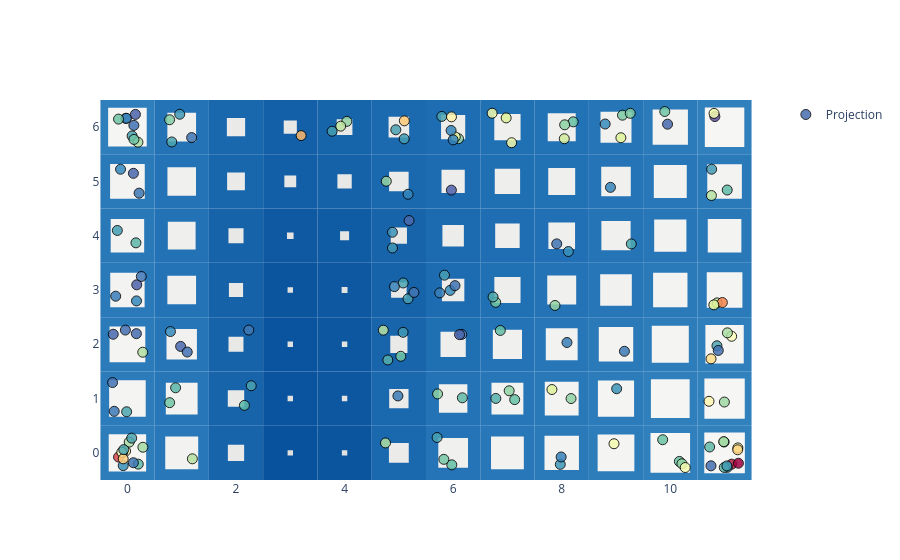

Notebook code for this chart:
### Code cell
basin.pond(style_name="iceflock") \
    .pad_layer() \
    .attraction_layer(X_scaled, jitter_amount=.3, marker=dict(opacity=.85, size=10, color=X_scaled_QE, colorscale="Spectral_r", line=dict(width=1, color="black"))) \
    .visualize();

### Figure 1 — Plotly figure (JSON) as saved in the notebook; plotly's stock layout.template omitted (floating-point values rounded to 4 significant figures; data arrays with more than 128 entries replaced by an {"elided": "..."} marker saying what was removed)
{"data": [{"marker": {"color": {"elided": "150 float values"}, "colorscale": [[0.0, "rgb(94,79,162)"], [0.1, "rgb(50,136,189)"], [0.2, "rgb(102,194,165)"], [0.3, "rgb(171,221,164)"], [0.4, "rgb(230,245,152)"], [0.5, "rgb(255,255,191)"], [0.6, "rgb(254,224,139)"], [0.7, "rgb(253,174,97)"], [0.8, "rgb(244,109,67)"], [0.9, "rgb(213,62,79)"], [1.0, "rgb(158,1,66)"]], "line": {"color": "black", "width": 1}, "opacity": 0.85, "size": 10, "symbol": "circle"}, "mode": "markers", "name": "Projection", "x": {"elided": "150 float values"}, "y": {"elided": "150 float values"}, "type": "scatter"}], "layout": {"shapes": [{"fillcolor": "rgb(45, 125, 187)", "layer": "between", "line": {"width": 0}, "type": "rect", "x0": -0.5, "x1": 0.5, "xref": "x", "y0": -0.5, "y1": 0.5, "yref": "y"}, {"fillcolor": "rgb(40, 120, 185)", "layer": "between", "line": {"width": 0}, "type": "rect", "x0": 0.5, "x1": 1.5, "xref": "x", "y0": -0.5, "y1": 0.5, "yref": "y"}, {"fillcolor": "rgb(23, 100, 171)", "layer": "between", "line": {"width": 0}, "type": "rect", "x0": 1.5, "x1": 2.5, "xref": "x", "y0": -0.5, "y1": 0.5, "yref": "y"}, {"fillcolor": "rgb(8, 81, 156)", "layer": "between", "line": {"width": 0}, "type": "rect", "x0": 2.5, "x1": 3.5, "xref": "x", "y0": -0.5, "y1": 0.5, "yref": "y"}, {"fillcolor": "rgb(11, 85, 159)", "layer": "between", "line": {"width": 0}, "type": "rect", "x0": 3.5, "x1": 4.5, "xref": "x", "y0": -0.5, "y1": 0.5, "yref": "y"}, {"fillcolor": "rgb(26, 104, 174)", "layer": "between", "line": {"width": 0}, "type": "rect", "x0": 4.5, "x1": 5.5, "xref": "x", "y0": -0.5, "y1": 0.5, "yref": "y"}, {"fillcolor": "rgb(36, 116, 183)", "layer": "between", "line": {"width": 0}, "type": "rect", "x0": 5.5, "x1": 6.5, "xref": "x", "y0": -0.5, "y1": 0.5, "yref": "y"}, {"fillcolor": "rgb(40, 120, 185)", "layer": "between", "line": {"width": 0}, "type": "rect", "x0": 6.5, "x1": 7.5, "xref": "x", "y0": -0.5, "y1": 0.5, "yref": "y"}, {"fillcolor": "rgb(42, 122, 186)", "layer": "between", "line": {"width": 0}, "type": "rect", "x0": 7.5, "x1": 8.5, "xref": "x", "y0": -0.5, "y1": 0.5, "yref": "y"}, {"fillcolor": "rgb(45, 125, 187)", "layer": "between", "line": {"width": 0}, "type": "rect", "x0": 8.5, "x1": 9.5, "xref": "x", "y0": -0.5, "y1": 0.5, "yref": "y"}, {"fillcolor": "rgb(48, 128, 189)", "layer": "between", "line": {"width": 0}, "type": "rect", "x0": 9.5, "x1": 10.5, "xref": "x", "y0": -0.5, "y1": 0.5, "yref": "y"}, {"fillcolor": "rgb(49, 129, 189)", "layer": "between", "line": {"width": 0}, "type": "rect", "x0": 10.5, "x1": 11.5, "xref": "x", "y0": -0.5, "y1": 0.5, "yref": "y"}, {"fillcolor": "rgb(44, 124, 187)", "layer": "between", "line": {"width": 0}, "type": "rect", "x0": -0.5, "x1": 0.5, "xref": "x", "y0": 0.5, "y1": 1.5, "yref": "y"}, {"fillcolor": "rgb(39, 119, 184)", "layer": "between", "line": {"width": 0}, "type": "rect", "x0": 0.5, "x1": 1.5, "xref": "x", "y0": 0.5, "y1": 1.5, "yref": "y"}, {"fillcolor": "rgb(23, 100, 171)", "layer": "between", "line": {"width": 0}, "type": "rect", "x0": 1.5, "x1": 2.5, "xref": "x", "y0": 0.5, "y1": 1.5, "yref": "y"}, {"fillcolor": "rgb(10, 83, 158)", "layer": "between", "line": {"width": 0}, "type": "rect", "x0": 2.5, "x1": 3.5, "xref": "x", "y0": 0.5, "y1": 1.5, "yref": "y"}, {"fillcolor": "rgb(13, 87, 161)", "layer": "between", "line": {"width": 0}, "type": "rect", "x0": 3.5, "x1": 4.5, "xref": "x", "y0": 0.5, "y1": 1.5, "yref": "y"}, {"fillcolor": "rgb(26, 104, 174)", "layer": "between", "line": {"width": 0}, "type": "rect", "x0": 4.5, "x1": 5.5, "xref": "x", "y0": 0.5, "y1": 1.5, "yref": "y"}, {"fillcolor": "rgb(35, 115, 182)", "layer": "between", "line": {"width": 0}, "type": "rect", "x0": 5.5, "x1": 6.5, "xref": "x", "y0": 0.5, "y1": 1.5, "yref": "y"}, {"fillcolor": "rgb(39, 119, 184)", "layer": "between", "line": {"width": 0}, "type": "rect", "x0": 6.5, "x1": 7.5, "xref": "x", "y0": 0.5, "y1": 1.5, "yref": "y"}, {"fillcolor": "rgb(41, 121, 185)", "layer": "between", "line": {"width": 0}, "type": "rect", "x0": 7.5, "x1": 8.5, "xref": "x", "y0": 0.5, "y1": 1.5, "yref": "y"}, {"fillcolor": "rgb(44, 124, 187)", "layer": "between", "line": {"width": 0}, "type": "rect", "x0": 8.5, "x1": 9.5, "xref": "x", "y0": 0.5, "y1": 1.5, "yref": "y"}, {"fillcolor": "rgb(47, 127, 188)", "layer": "between", "line": {"width": 0}, "type": "rect", "x0": 9.5, "x1": 10.5, "xref": "x", "y0": 0.5, "y1": 1.5, "yref": "y"}, {"fillcolor": "rgb(49, 129, 189)", "layer": "between", "line": {"width": 0}, "type": "rect", "x0": 10.5, "x1": 11.5, "xref": "x", "y0": 0.5, "y1": 1.5, "yref": "y"}, {"fillcolor": "rgb(43, 123, 186)", "layer": "between", "line": {"width": 0}, "type": "rect", "x0": -0.5, "x1": 0.5, "xref": "x", "y0": 1.5, "y1": 2.5, "yref": "y"}, {"fillcolor": "rgb(37, 117, 183)", "layer": "between", "line": {"width": 0}, "type": "rect", "x0": 0.5, "x1": 1.5, "xref": "x", "y0": 1.5, "y1": 2.5, "yref": "y"}, {"fillcolor": "rgb(22, 99, 170)", "layer": "between", "line": {"width": 0}, "type": "rect", "x0": 1.5, "x1": 2.5, "xref": "x", "y0": 1.5, "y1": 2.5, "yref": "y"}, {"fillcolor": "rgb(10, 83, 158)", "layer": "between", "line": {"width": 0}, "type": "rect", "x0": 2.5, "x1": 3.5, "xref": "x", "y0": 1.5, "y1": 2.5, "yref": "y"}, {"fillcolor": "rgb(13, 87, 161)", "layer": "between", "line": {"width": 0}, "type": "rect", "x0": 3.5, "x1": 4.5, "xref": "x", "y0": 1.5, "y1": 2.5, "yref": "y"}, {"fillcolor": "rgb(24, 101, 172)", "layer": "between", "line": {"width": 0}, "type": "rect", "x0": 4.5, "x1": 5.5, "xref": "x", "y0": 1.5, "y1": 2.5, "yref": "y"}, {"fillcolor": "rgb(31, 111, 179)", "layer": "between", "line": {"width": 0}, "type": "rect", "x0": 5.5, "x1": 6.5, "xref": "x", "y0": 1.5, "y1": 2.5, "yref": "y"}, {"fillcolor": "rgb(35, 115, 182)", "layer": "between", "line": {"width": 0}, "type": "rect", "x0": 6.5, "x1": 7.5, "xref": "x", "y0": 1.5, "y1": 2.5, "yref": "y"}, {"fillcolor": "rgb(39, 119, 184)", "layer": "between", "line": {"width": 0}, "type": "rect", "x0": 7.5, "x1": 8.5, "xref": "x", "y0": 1.5, "y1": 2.5, "yref": "y"}, {"fillcolor": "rgb(42, 122, 186)", "layer": "between", "line": {"width": 0}, "type": "rect", "x0": 8.5, "x1": 9.5, "xref": "x", "y0": 1.5, "y1": 2.5, "yref": "y"}, {"fillcolor": "rgb(45, 125, 187)", "layer": "between", "line": {"width": 0}, "type": "rect", "x0": 9.5, "x1": 10.5, "xref": "x", "y0": 1.5, "y1": 2.5, "yref": "y"}, {"fillcolor": "rgb(47, 127, 188)", "layer": "between", "line": {"width": 0}, "type": "rect", "x0": 10.5, "x1": 11.5, "xref": "x", "y0": 1.5, "y1": 2.5, "yref": "y"}, {"fillcolor": "rgb(42, 122, 186)", "layer": "between", "line": {"width": 0}, "type": "rect", "x0": -0.5, "x1": 0.5, "xref": "x", "y0": 2.5, "y1": 3.5, "yref": "y"}, {"fillcolor": "rgb(35, 115, 182)", "layer": "between", "line": {"width": 0}, "type": "rect", "x0": 0.5, "x1": 1.5, "xref": "x", "y0": 2.5, "y1": 3.5, "yref": "y"}, {"fillcolor": "rgb(21, 98, 169)", "layer": "between", "line": {"width": 0}, "type": "rect", "x0": 1.5, "x1": 2.5, "xref": "x", "y0": 2.5, "y1": 3.5, "yref": "y"}, {"fillcolor": "rgb(11, 85, 159)", "layer": "between", "line": {"width": 0}, "type": "rect", "x0": 2.5, "x1": 3.5, "xref": "x", "y0": 2.5, "y1": 3.5, "yref": "y"}, {"fillcolor": "rgb(13, 88, 161)", "layer": "between", "line": {"width": 0}, "type": "rect", "x0": 3.5, "x1": 4.5, "xref": "x", "y0": 2.5, "y1": 3.5, "yref": "y"}, {"fillcolor": "rgb(22, 99, 170)", "layer": "between", "line": {"width": 0}, "type": "rect", "x0": 4.5, "x1": 5.5, "xref": "x", "y0": 2.5, "y1": 3.5, "yref": "y"}, {"fillcolor": "rgb(29, 107, 177)", "layer": "between", "line": {"width": 0}, "type": "rect", "x0": 5.5, "x1": 6.5, "xref": "x", "y0": 2.5, "y1": 3.5, "yref": "y"}, {"fillcolor": "rgb(32, 112, 180)", "layer": "between", "line": {"width": 0}, "type": "rect", "x0": 6.5, "x1": 7.5, "xref": "x", "y0": 2.5, "y1": 3.5, "yref": "y"}, {"fillcolor": "rgb(35, 115, 182)", "layer": "between", "line": {"width": 0}, "type": "rect", "x0": 7.5, "x1": 8.5, "xref": "x", "y0": 2.5, "y1": 3.5, "yref": "y"}, {"fillcolor": "rgb(38, 118, 184)", "layer": "between", "line": {"width": 0}, "type": "rect", "x0": 8.5, "x1": 9.5, "xref": "x", "y0": 2.5, "y1": 3.5, "yref": "y"}, {"fillcolor": "rgb(42, 122, 186)", "layer": "between", "line": {"width": 0}, "type": "rect", "x0": 9.5, "x1": 10.5, "xref": "x", "y0": 2.5, "y1": 3.5, "yref": "y"}, {"fillcolor": "rgb(43, 123, 186)", "layer": "between", "line": {"width": 0}, "type": "rect", "x0": 10.5, "x1": 11.5, "xref": "x", "y0": 2.5, "y1": 3.5, "yref": "y"}, {"fillcolor": "rgb(41, 121, 185)", "layer": "between", "line": {"width": 0}, "type": "rect", "x0": -0.5, "x1": 0.5, "xref": "x", "y0": 3.5, "y1": 4.5, "yref": "y"}, {"fillcolor": "rgb(34, 114, 181)", "layer": "between", "line": {"width": 0}, "type": "rect", "x0": 0.5, "x1": 1.5, "xref": "x", "y0": 3.5, "y1": 4.5, "yref": "y"}, {"fillcolor": "rgb(22, 99, 170)", "layer": "between", "line": {"width": 0}, "type": "rect", "x0": 1.5, "x1": 2.5, "xref": "x", "y0": 3.5, "y1": 4.5, "yref": "y"}, {"fillcolor": "rgb(14, 89, 162)", "layer": "between", "line": {"width": 0}, "type": "rect", "x0": 2.5, "x1": 3.5, "xref": "x", "y0": 3.5, "y1": 4.5, "yref": "y"}, {"fillcolor": "rgb(16, 92, 164)", "layer": "between", "line": {"width": 0}, "type": "rect", "x0": 3.5, "x1": 4.5, "xref": "x", "y0": 3.5, "y1": 4.5, "yref": "y"}, {"fillcolor": "rgb(23, 100, 171)", "layer": "between", "line": {"width": 0}, "type": "rect", "x0": 4.5, "x1": 5.5, "xref": "x", "y0": 3.5, "y1": 4.5, "yref": "y"}, {"fillcolor": "rgb(28, 106, 176)", "layer": "between", "line": {"width": 0}, "type": "rect", "x0": 5.5, "x1": 6.5, "xref": "x", "y0": 3.5, "y1": 4.5, "yref": "y"}, {"fillcolor": "rgb(31, 110, 179)", "layer": "between", "line": {"width": 0}, "type": "rect", "x0": 6.5, "x1": 7.5, "xref": "x", "y0": 3.5, "y1": 4.5, "yref": "y"}, {"fillcolor": "rgb(33, 112, 181)", "layer": "between", "line": {"width": 0}, "type": "rect", "x0": 7.5, "x1": 8.5, "xref": "x", "y0": 3.5, "y1": 4.5, "yref": "y"}, {"fillcolor": "rgb(36, 116, 182)", "layer": "between", "line": {"width": 0}, "type": "rect", "x0": 8.5, "x1": 9.5, "xref": "x", "y0": 3.5, "y1": 4.5, "yref": "y"}, {"fillcolor": "rgb(39, 119, 184)", "layer": "between", "line": {"width": 0}, "type": "rect", "x0": 9.5, "x1": 10.5, "xref": "x", "y0": 3.5, "y1": 4.5, "yref": "y"}, {"fillcolor": "rgb(41, 121, 185)", "layer": "between", "line": {"width": 0}, "type": "rect", "x0": 10.5, "x1": 11.5, "xref": "x", "y0": 3.5, "y1": 4.5, "yref": "y"}, {"fillcolor": "rgb(42, 122, 186)", "layer": "between", "line": {"width": 0}, "type": "rect", "x0": -0.5, "x1": 0.5, "xref": "x", "y0": 4.5, "y1": 5.5, "yref": "y"}, {"fillcolor": "rgb(35, 115, 182)", "layer": "between", "line": {"width": 0}, "type": "rect", "x0": 0.5, "x1": 1.5, "xref": "x", "y0": 4.5, "y1": 5.5, "yref": "y"}, {"fillcolor": "rgb(24, 102, 172)", "layer": "between", "line": {"width": 0}, "type": "rect", "x0": 1.5, "x1": 2.5, "xref": "x", "y0": 4.5, "y1": 5.5, "yref": "y"}, {"fillcolor": "rgb(19, 95, 167)", "layer": "between", "line": {"width": 0}, "type": "rect", "x0": 2.5, "x1": 3.5, "xref": "x", "y0": 4.5, "y1": 5.5, "yref": "y"}, {"fillcolor": "rgb(21, 98, 169)", "layer": "between", "line": {"width": 0}, "type": "rect", "x0": 3.5, "x1": 4.5, "xref": "x", "y0": 4.5, "y1": 5.5, "yref": "y"}, {"fillcolor": "rgb(26, 104, 174)", "layer": "between", "line": {"width": 0}, "type": "rect", "x0": 4.5, "x1": 5.5, "xref": "x", "y0": 4.5, "y1": 5.5, "yref": "y"}, {"fillcolor": "rgb(29, 108, 177)", "layer": "between", "line": {"width": 0}, "type": "rect", "x0": 5.5, "x1": 6.5, "xref": "x", "y0": 4.5, "y1": 5.5, "yref": "y"}, {"fillcolor": "rgb(31, 111, 179)", "layer": "between", "line": {"width": 0}, "type": "rect", "x0": 6.5, "x1": 7.5, "xref": "x", "y0": 4.5, "y1": 5.5, "yref": "y"}, {"fillcolor": "rgb(33, 113, 181)", "layer": "between", "line": {"width": 0}, "type": "rect", "x0": 7.5, "x1": 8.5, "xref": "x", "y0": 4.5, "y1": 5.5, "yref": "y"}, {"fillcolor": "rgb(36, 116, 183)", "layer": "between", "line": {"width": 0}, "type": "rect", "x0": 8.5, "x1": 9.5, "xref": "x", "y0": 4.5, "y1": 5.5, "yref": "y"}, {"fillcolor": "rgb(40, 120, 185)", "layer": "between", "line": {"width": 0}, "type": "rect", "x0": 9.5, "x1": 10.5, "xref": "x", "y0": 4.5, "y1": 5.5, "yref": "y"}, {"fillcolor": "rgb(42, 122, 186)", "layer": "between", "line": {"width": 0}, "type": "rect", "x0": 10.5, "x1": 11.5, "xref": "x", "y0": 4.5, "y1": 5.5, "yref": "y"}, {"fillcolor": "rgb(47, 127, 188)", "layer": "between", "line": {"width": 0}, "type": "rect", "x0": -0.5, "x1": 0.5, "xref": "x", "y0": 5.5, "y1": 6.5, "yref": "y"}, {"fillcolor": "rgb(35, 115, 182)", "layer": "between", "line": {"width": 0}, "type": "rect", "x0": 0.5, "x1": 1.5, "xref": "x", "y0": 5.5, "y1": 6.5, "yref": "y"}, {"fillcolor": "rgb(25, 103, 173)", "layer": "between", "line": {"width": 0}, "type": "rect", "x0": 1.5, "x1": 2.5, "xref": "x", "y0": 5.5, "y1": 6.5, "yref": "y"}, {"fillcolor": "rgb(20, 96, 168)", "layer": "between", "line": {"width": 0}, "type": "rect", "x0": 2.5, "x1": 3.5, "xref": "x", "y0": 5.5, "y1": 6.5, "yref": "y"}, {"fillcolor": "rgb(22, 100, 170)", "layer": "between", "line": {"width": 0}, "type": "rect", "x0": 3.5, "x1": 4.5, "xref": "x", "y0": 5.5, "y1": 6.5, "yref": "y"}, {"fillcolor": "rgb(27, 105, 175)", "layer": "between", "line": {"width": 0}, "type": "rect", "x0": 4.5, "x1": 5.5, "xref": "x", "y0": 5.5, "y1": 6.5, "yref": "y"}, {"fillcolor": "rgb(30, 109, 178)", "layer": "between", "line": {"width": 0}, "type": "rect", "x0": 5.5, "x1": 6.5, "xref": "x", "y0": 5.5, "y1": 6.5, "yref": "y"}, {"fillcolor": "rgb(32, 112, 180)", "layer": "between", "line": {"width": 0}, "type": "rect", "x0": 6.5, "x1": 7.5, "xref": "x", "y0": 5.5, "y1": 6.5, "yref": "y"}, {"fillcolor": "rgb(34, 114, 182)", "layer": "between", "line": {"width": 0}, "type": "rect", "x0": 7.5, "x1": 8.5, "xref": "x", "y0": 5.5, "y1": 6.5, "yref": "y"}, {"fillcolor": "rgb(38, 118, 183)", "layer": "between", "line": {"width": 0}, "type": "rect", "x0": 8.5, "x1": 9.5, "xref": "x", "y0": 5.5, "y1": 6.5, "yref": "y"}, {"fillcolor": "rgb(43, 123, 186)", "layer": "between", "line": {"width": 0}, "type": "rect", "x0": 9.5, "x1": 10.5, "xref": "x", "y0": 5.5, "y1": 6.5, "yref": "y"}, {"fillcolor": "rgb(48, 128, 189)", "layer": "between", "line": {"width": 0}, "type": "rect", "x0": 10.5, "x1": 11.5, "xref": "x", "y0": 5.5, "y1": 6.5, "yref": "y"}, {"fillcolor": "rgb(245, 245, 244)", "layer": "between", "line": {"width": 0}, "type": "rect", "x0": -0.3445, "x1": 0.3445, "xref": "x", "y0": -0.3445, "y1": 0.3445, "yref": "y"}, {"fillcolor": "rgb(242, 242, 241)", "layer": "between", "line": {"width": 0}, "type": "rect", "x0": 0.6966, "x1": 1.303, "xref": "x", "y0": -0.3034, "y1": 0.3034, "yref": "y"}, {"fillcolor": "rgb(233, 233, 232)", "layer": "between", "line": {"width": 0}, "type": "rect", "x0": 1.85, "x1": 2.15, "xref": "x", "y0": -0.15, "y1": 0.15, "yref": "y"}, {"fillcolor": "rgb(224, 224, 223)", "layer": "between", "line": {"width": 0}, "type": "rect", "x0": 2.95, "x1": 3.05, "xref": "x", "y0": -0.05, "y1": 0.05, "yref": "y"}, {"fillcolor": "rgb(226, 226, 225)", "layer": "between", "line": {"width": 0}, "type": "rect", "x0": 3.95, "x1": 4.05, "xref": "x", "y0": -0.05, "y1": 0.05, "yref": "y"}, {"fillcolor": "rgb(235, 235, 234)", "layer": "between", "line": {"width": 0}, "type": "rect", "x0": 4.817, "x1": 5.183, "xref": "x", "y0": -0.1827, "y1": 0.1827, "yref": "y"}, {"fillcolor": "rgb(240, 240, 239)", "layer": "between", "line": {"width": 0}, "type": "rect", "x0": 5.726, "x1": 6.274, "xref": "x", "y0": -0.2735, "y1": 0.2735, "yref": "y"}, {"fillcolor": "rgb(242, 242, 241)", "layer": "between", "line": {"width": 0}, "type": "rect", "x0": 6.698, "x1": 7.302, "xref": "x", "y0": -0.3021, "y1": 0.3021, "yref": "y"}, {"fillcolor": "rgb(243, 243, 242)", "layer": "between", "line": {"width": 0}, "type": "rect", "x0": 7.683, "x1": 8.317, "xref": "x", "y0": -0.3172, "y1": 0.3172, "yref": "y"}, {"fillcolor": "rgb(244, 244, 243)", "layer": "between", "line": {"width": 0}, "type": "rect", "x0": 8.662, "x1": 9.338, "xref": "x", "y0": -0.3384, "y1": 0.3384, "yref": "y"}, {"fillcolor": "rgb(246, 246, 245)", "layer": "between", "line": {"width": 0}, "type": "rect", "x0": 9.636, "x1": 10.36, "xref": "x", "y0": -0.3644, "y1": 0.3644, "yref": "y"}, {"fillcolor": "rgb(246, 246, 245)", "layer": "between", "line": {"width": 0}, "type": "rect", "x0": 10.63, "x1": 11.37, "xref": "x", "y0": -0.3737, "y1": 0.3737, "yref": "y"}, {"fillcolor": "rgb(244, 244, 243)", "layer": "between", "line": {"width": 0}, "type": "rect", "x0": -0.337, "x1": 0.337, "xref": "x", "y0": 0.663, "y1": 1.337, "yref": "y"}, {"fillcolor": "rgb(242, 242, 241)", "layer": "between", "line": {"width": 0}, "type": "rect", "x0": 0.7071, "x1": 1.293, "xref": "x", "y0": 0.7071, "y1": 1.293, "yref": "y"}, {"fillcolor": "rgb(233, 233, 232)", "layer": "between", "line": {"width": 0}, "type": "rect", "x0": 1.849, "x1": 2.151, "xref": "x", "y0": 0.8487, "y1": 1.151, "yref": "y"}, {"fillcolor": "rgb(225, 225, 224)", "layer": "between", "line": {"width": 0}, "type": "rect", "x0": 2.95, "x1": 3.05, "xref": "x", "y0": 0.95, "y1": 1.05, "yref": "y"}, {"fillcolor": "rgb(227, 227, 226)", "layer": "between", "line": {"width": 0}, "type": "rect", "x0": 3.95, "x1": 4.05, "xref": "x", "y0": 0.95, "y1": 1.05, "yref": "y"}, {"fillcolor": "rgb(235, 235, 234)", "layer": "between", "line": {"width": 0}, "type": "rect", "x0": 4.822, "x1": 5.178, "xref": "x", "y0": 0.8219, "y1": 1.178, "yref": "y"}, {"fillcolor": "rgb(240, 240, 239)", "layer": "between", "line": {"width": 0}, "type": "rect", "x0": 5.738, "x1": 6.262, "xref": "x", "y0": 0.738, "y1": 1.262, "yref": "y"}, {"fillcolor": "rgb(242, 242, 241)", "layer": "between", "line": {"width": 0}, "type": "rect", "x0": 6.706, "x1": 7.294, "xref": "x", "y0": 0.7065, "y1": 1.294, "yref": "y"}, {"fillcolor": "rgb(243, 243, 242)", "layer": "between", "line": {"width": 0}, "type": "rect", "x0": 7.688, "x1": 8.312, "xref": "x", "y0": 0.6882, "y1": 1.312, "yref": "y"}, {"fillcolor": "rgb(244, 244, 243)", "layer": "between", "line": {"width": 0}, "type": "rect", "x0": 8.667, "x1": 9.333, "xref": "x", "y0": 0.6669, "y1": 1.333, "yref": "y"}, {"fillcolor": "rgb(245, 245, 244)", "layer": "between", "line": {"width": 0}, "type": "rect", "x0": 9.643, "x1": 10.36, "xref": "x", "y0": 0.6433, "y1": 1.357, "yref": "y"}, {"fillcolor": "rgb(246, 246, 245)", "layer": "between", "line": {"width": 0}, "type": "rect", "x0": 10.63, "x1": 11.37, "xref": "x", "y0": 0.6282, "y1": 1.372, "yref": "y"}, {"fillcolor": "rgb(244, 244, 243)", "layer": "between", "line": {"width": 0}, "type": "rect", "x0": -0.3293, "x1": 0.3293, "xref": "x", "y0": 1.671, "y1": 2.329, "yref": "y"}, {"fillcolor": "rgb(241, 241, 240)", "layer": "between", "line": {"width": 0}, "type": "rect", "x0": 0.72, "x1": 1.28, "xref": "x", "y0": 1.72, "y1": 2.28, "yref": "y"}, {"fillcolor": "rgb(232, 232, 231)", "layer": "between", "line": {"width": 0}, "type": "rect", "x0": 1.862, "x1": 2.138, "xref": "x", "y0": 1.862, "y1": 2.138, "yref": "y"}, {"fillcolor": "rgb(225, 225, 224)", "layer": "between", "line": {"width": 0}, "type": "rect", "x0": 2.95, "x1": 3.05, "xref": "x", "y0": 1.95, "y1": 2.05, "yref": "y"}, {"fillcolor": "rgb(227, 227, 226)", "layer": "between", "line": {"width": 0}, "type": "rect", "x0": 3.95, "x1": 4.05, "xref": "x", "y0": 1.95, "y1": 2.05, "yref": "y"}, {"fillcolor": "rgb(233, 233, 232)", "layer": "between", "line": {"width": 0}, "type": "rect", "x0": 4.842, "x1": 5.158, "xref": "x", "y0": 1.842, "y1": 2.158, "yref": "y"}, {"fillcolor": "rgb(238, 238, 237)", "layer": "between", "line": {"width": 0}, "type": "rect", "x0": 5.767, "x1": 6.233, "xref": "x", "y0": 1.767, "y1": 2.233, "yref": "y"}, {"fillcolor": "rgb(240, 240, 239)", "layer": "between", "line": {"width": 0}, "type": "rect", "x0": 6.731, "x1": 7.269, "xref": "x", "y0": 1.731, "y1": 2.269, "yref": "y"}, {"fillcolor": "rgb(242, 242, 241)", "layer": "between", "line": {"width": 0}, "type": "rect", "x0": 7.707, "x1": 8.293, "xref": "x", "y0": 1.707, "y1": 2.293, "yref": "y"}, {"fillcolor": "rgb(243, 243, 242)", "layer": "between", "line": {"width": 0}, "type": "rect", "x0": 8.682, "x1": 9.318, "xref": "x", "y0": 1.682, "y1": 2.318, "yref": "y"}, {"fillcolor": "rgb(244, 244, 243)", "layer": "between", "line": {"width": 0}, "type": "rect", "x0": 9.659, "x1": 10.34, "xref": "x", "y0": 1.659, "y1": 2.341, "yref": "y"}, {"fillcolor": "rgb(245, 245, 244)", "layer": "between", "line": {"width": 0}, "type": "rect", "x0": 10.65, "x1": 11.35, "xref": "x", "y0": 1.647, "y1": 2.353, "yref": "y"}, {"fillcolor": "rgb(243, 243, 242)", "layer": "between", "line": {"width": 0}, "type": "rect", "x0": -0.3164, "x1": 0.3164, "xref": "x", "y0": 2.684, "y1": 3.316, "yref": "y"}, {"fillcolor": "rgb(240, 240, 239)", "layer": "between", "line": {"width": 0}, "type": "rect", "x0": 0.7355, "x1": 1.265, "xref": "x", "y0": 2.735, "y1": 3.265, "yref": "y"}, {"fillcolor": "rgb(232, 232, 231)", "layer": "between", "line": {"width": 0}, "type": "rect", "x0": 1.869, "x1": 2.131, "xref": "x", "y0": 2.869, "y1": 3.131, "yref": "y"}, {"fillcolor": "rgb(226, 226, 225)", "layer": "between", "line": {"width": 0}, "type": "rect", "x0": 2.95, "x1": 3.05, "xref": "x", "y0": 2.95, "y1": 3.05, "yref": "y"}, {"fillcolor": "rgb(227, 227, 226)", "layer": "between", "line": {"width": 0}, "type": "rect", "x0": 3.946, "x1": 4.054, "xref": "x", "y0": 2.946, "y1": 3.054, "yref": "y"}, {"fillcolor": "rgb(233, 233, 232)", "layer": "between", "line": {"width": 0}, "type": "rect", "x0": 4.857, "x1": 5.143, "xref": "x", "y0": 2.857, "y1": 3.143, "yref": "y"}, {"fillcolor": "rgb(236, 236, 235)", "layer": "between", "line": {"width": 0}, "type": "rect", "x0": 5.793, "x1": 6.207, "xref": "x", "y0": 2.793, "y1": 3.207, "yref": "y"}, {"fillcolor": "rgb(238, 238, 237)", "layer": "between", "line": {"width": 0}, "type": "rect", "x0": 6.759, "x1": 7.241, "xref": "x", "y0": 2.759, "y1": 3.241, "yref": "y"}, {"fillcolor": "rgb(240, 240, 239)", "layer": "between", "line": {"width": 0}, "type": "rect", "x0": 7.733, "x1": 8.267, "xref": "x", "y0": 2.733, "y1": 3.267, "yref": "y"}, {"fillcolor": "rgb(241, 241, 240)", "layer": "between", "line": {"width": 0}, "type": "rect", "x0": 8.708, "x1": 9.292, "xref": "x", "y0": 2.708, "y1": 3.292, "yref": "y"}, {"fillcolor": "rgb(243, 243, 242)", "layer": "between", "line": {"width": 0}, "type": "rect", "x0": 9.683, "x1": 10.32, "xref": "x", "y0": 2.683, "y1": 3.317, "yref": "y"}, {"fillcolor": "rgb(244, 244, 243)", "layer": "between", "line": {"width": 0}, "type": "rect", "x0": 10.67, "x1": 11.33, "xref": "x", "y0": 2.672, "y1": 3.328, "yref": "y"}, {"fillcolor": "rgb(242, 242, 241)", "layer": "between", "line": {"width": 0}, "type": "rect", "x0": -0.3083, "x1": 0.3083, "xref": "x", "y0": 3.692, "y1": 4.308, "yref": "y"}, {"fillcolor": "rgb(239, 239, 238)", "layer": "between", "line": {"width": 0}, "type": "rect", "x0": 0.744, "x1": 1.256, "xref": "x", "y0": 3.744, "y1": 4.256, "yref": "y"}, {"fillcolor": "rgb(232, 232, 231)", "layer": "between", "line": {"width": 0}, "type": "rect", "x0": 1.861, "x1": 2.139, "xref": "x", "y0": 3.861, "y1": 4.139, "yref": "y"}, {"fillcolor": "rgb(228, 228, 227)", "layer": "between", "line": {"width": 0}, "type": "rect", "x0": 2.939, "x1": 3.061, "xref": "x", "y0": 3.939, "y1": 4.061, "yref": "y"}, {"fillcolor": "rgb(229, 229, 228)", "layer": "between", "line": {"width": 0}, "type": "rect", "x0": 3.917, "x1": 4.083, "xref": "x", "y0": 3.917, "y1": 4.083, "yref": "y"}, {"fillcolor": "rgb(233, 233, 232)", "layer": "between", "line": {"width": 0}, "type": "rect", "x0": 4.851, "x1": 5.149, "xref": "x", "y0": 3.851, "y1": 4.149, "yref": "y"}, {"fillcolor": "rgb(236, 236, 235)", "layer": "between", "line": {"width": 0}, "type": "rect", "x0": 5.802, "x1": 6.198, "xref": "x", "y0": 3.802, "y1": 4.198, "yref": "y"}, {"fillcolor": "rgb(238, 238, 237)", "layer": "between", "line": {"width": 0}, "type": "rect", "x0": 6.775, "x1": 7.225, "xref": "x", "y0": 3.775, "y1": 4.225, "yref": "y"}, {"fillcolor": "rgb(239, 239, 238)", "layer": "between", "line": {"width": 0}, "type": "rect", "x0": 7.754, "x1": 8.246, "xref": "x", "y0": 3.754, "y1": 4.246, "yref": "y"}, {"fillcolor": "rgb(240, 240, 239)", "layer": "between", "line": {"width": 0}, "type": "rect", "x0": 8.731, "x1": 9.269, "xref": "x", "y0": 3.731, "y1": 4.269, "yref": "y"}, {"fillcolor": "rgb(242, 242, 241)", "layer": "between", "line": {"width": 0}, "type": "rect", "x0": 9.703, "x1": 10.3, "xref": "x", "y0": 3.703, "y1": 4.297, "yref": "y"}, {"fillcolor": "rgb(243, 243, 242)", "layer": "between", "line": {"width": 0}, "type": "rect", "x0": 10.69, "x1": 11.31, "xref": "x", "y0": 3.691, "y1": 4.309, "yref": "y"}, {"fillcolor": "rgb(243, 243, 242)", "layer": "between", "line": {"width": 0}, "type": "rect", "x0": -0.3195, "x1": 0.3195, "xref": "x", "y0": 4.681, "y1": 5.319, "yref": "y"}, {"fillcolor": "rgb(240, 240, 239)", "layer": "between", "line": {"width": 0}, "type": "rect", "x0": 0.737, "x1": 1.263, "xref": "x", "y0": 4.737, "y1": 5.263, "yref": "y"}, {"fillcolor": "rgb(234, 234, 233)", "layer": "between", "line": {"width": 0}, "type": "rect", "x0": 1.836, "x1": 2.164, "xref": "x", "y0": 4.836, "y1": 5.164, "yref": "y"}, {"fillcolor": "rgb(231, 231, 230)", "layer": "between", "line": {"width": 0}, "type": "rect", "x0": 2.891, "x1": 3.109, "xref": "x", "y0": 4.891, "y1": 5.109, "yref": "y"}, {"fillcolor": "rgb(232, 232, 231)", "layer": "between", "line": {"width": 0}, "type": "rect", "x0": 3.868, "x1": 4.132, "xref": "x", "y0": 4.868, "y1": 5.132, "yref": "y"}, {"fillcolor": "rgb(235, 235, 234)", "layer": "between", "line": {"width": 0}, "type": "rect", "x0": 4.82, "x1": 5.18, "xref": "x", "y0": 4.82, "y1": 5.18, "yref": "y"}, {"fillcolor": "rgb(237, 237, 236)", "layer": "between", "line": {"width": 0}, "type": "rect", "x0": 5.786, "x1": 6.214, "xref": "x", "y0": 4.786, "y1": 5.214, "yref": "y"}, {"fillcolor": "rgb(238, 238, 237)", "layer": "between", "line": {"width": 0}, "type": "rect", "x0": 6.767, "x1": 7.233, "xref": "x", "y0": 4.767, "y1": 5.233, "yref": "y"}, {"fillcolor": "rgb(239, 239, 238)", "layer": "between", "line": {"width": 0}, "type": "rect", "x0": 7.752, "x1": 8.248, "xref": "x", "y0": 4.752, "y1": 5.248, "yref": "y"}, {"fillcolor": "rgb(240, 240, 239)", "layer": "between", "line": {"width": 0}, "type": "rect", "x0": 8.728, "x1": 9.272, "xref": "x", "y0": 4.728, "y1": 5.272, "yref": "y"}, {"fillcolor": "rgb(242, 242, 241)", "layer": "between", "line": {"width": 0}, "type": "rect", "x0": 9.697, "x1": 10.3, "xref": "x", "y0": 4.697, "y1": 5.303, "yref": "y"}, {"fillcolor": "rgb(243, 243, 242)", "layer": "between", "line": {"width": 0}, "type": "rect", "x0": 10.68, "x1": 11.32, "xref": "x", "y0": 4.681, "y1": 5.319, "yref": "y"}, {"fillcolor": "rgb(245, 245, 244)", "layer": "between", "line": {"width": 0}, "type": "rect", "x0": -0.3556, "x1": 0.3556, "xref": "x", "y0": 5.644, "y1": 6.356, "yref": "y"}, {"fillcolor": "rgb(240, 240, 239)", "layer": "between", "line": {"width": 0}, "type": "rect", "x0": 0.7358, "x1": 1.264, "xref": "x", "y0": 5.736, "y1": 6.264, "yref": "y"}, {"fillcolor": "rgb(234, 234, 233)", "layer": "between", "line": {"width": 0}, "type": "rect", "x0": 1.832, "x1": 2.168, "xref": "x", "y0": 5.832, "y1": 6.168, "yref": "y"}, {"fillcolor": "rgb(231, 231, 230)", "layer": "between", "line": {"width": 0}, "type": "rect", "x0": 2.879, "x1": 3.121, "xref": "x", "y0": 5.879, "y1": 6.121, "yref": "y"}, {"fillcolor": "rgb(233, 233, 232)", "layer": "between", "line": {"width": 0}, "type": "rect", "x0": 3.855, "x1": 4.145, "xref": "x", "y0": 5.855, "y1": 6.145, "yref": "y"}, {"fillcolor": "rgb(235, 235, 234)", "layer": "between", "line": {"width": 0}, "type": "rect", "x0": 4.811, "x1": 5.189, "xref": "x", "y0": 5.811, "y1": 6.189, "yref": "y"}, {"fillcolor": "rgb(237, 237, 236)", "layer": "between", "line": {"width": 0}, "type": "rect", "x0": 5.778, "x1": 6.222, "xref": "x", "y0": 5.778, "y1": 6.222, "yref": "y"}, {"fillcolor": "rgb(239, 239, 238)", "layer": "between", "line": {"width": 0}, "type": "rect", "x0": 6.758, "x1": 7.242, "xref": "x", "y0": 5.758, "y1": 6.242, "yref": "y"}, {"fillcolor": "rgb(239, 239, 238)", "layer": "between", "line": {"width": 0}, "type": "rect", "x0": 7.742, "x1": 8.258, "xref": "x", "y0": 5.742, "y1": 6.258, "yref": "y"}, {"fillcolor": "rgb(241, 241, 240)", "layer": "between", "line": {"width": 0}, "type": "rect", "x0": 8.715, "x1": 9.285, "xref": "x", "y0": 5.715, "y1": 6.285, "yref": "y"}, {"fillcolor": "rgb(243, 243, 242)", "layer": "between", "line": {"width": 0}, "type": "rect", "x0": 9.675, "x1": 10.32, "xref": "x", "y0": 5.675, "y1": 6.325, "yref": "y"}, {"fillcolor": "rgb(246, 246, 245)", "layer": "between", "line": {"width": 0}, "type": "rect", "x0": 10.64, "x1": 11.36, "xref": "x", "y0": 5.636, "y1": 6.364, "yref": "y"}], "xaxis": {"range": [-0.5, 11.5], "scaleanchor": "y", "constrain": "domain", "zeroline": false, "showgrid": false}, "yaxis": {"range": [-0.5, 6.5], "zeroline": false, "showgrid": false}, "autosize": true, "showlegend": true}}
